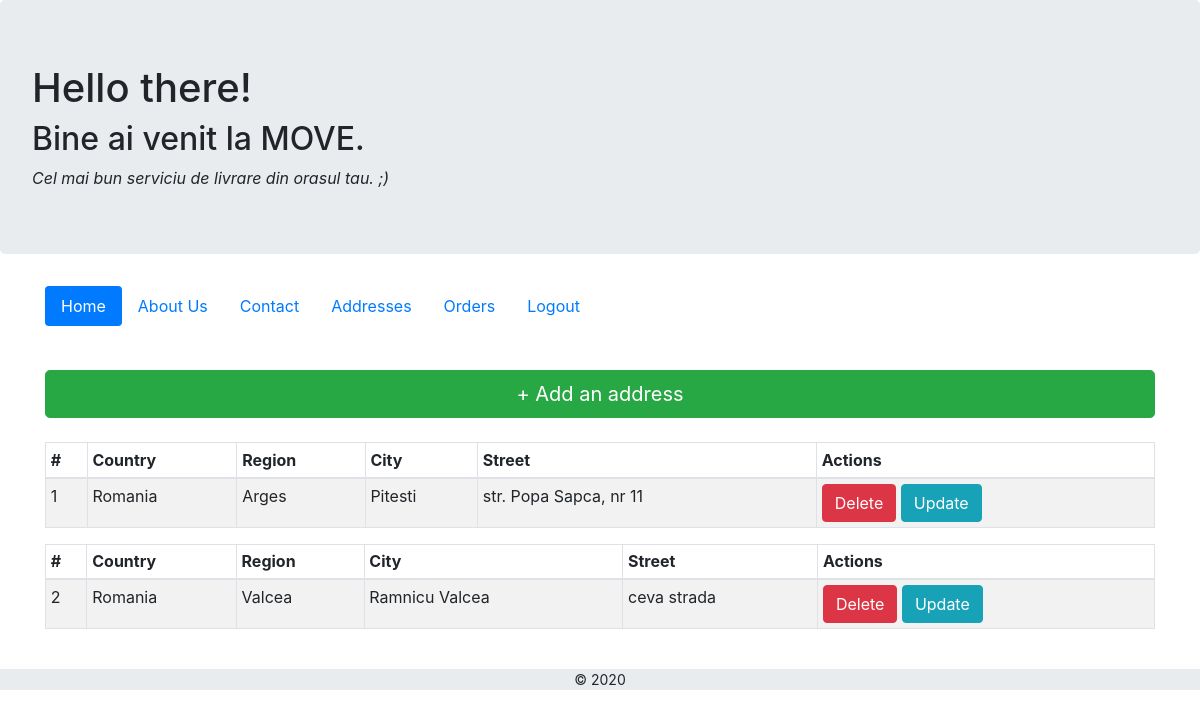
Before: /addresses.php (signed in) with the older database file.
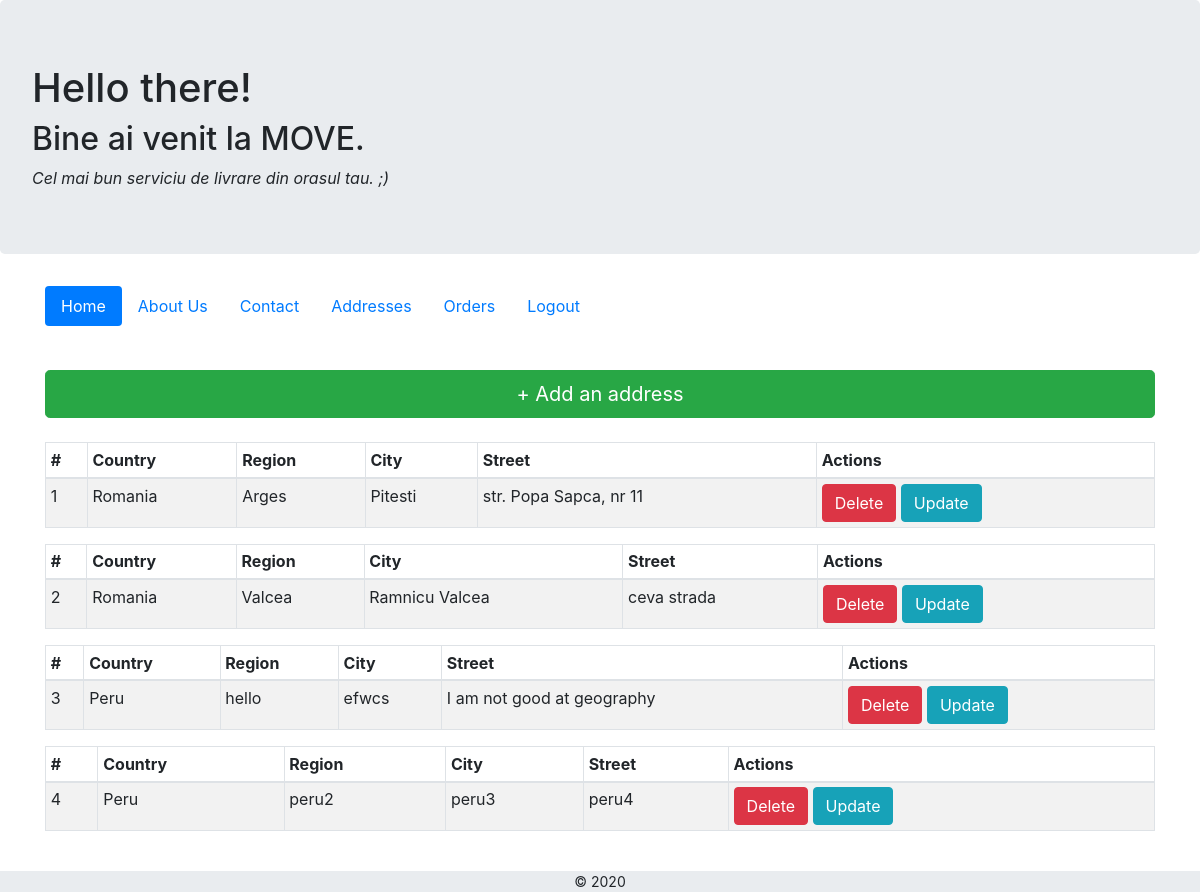
After: the same page with the newer database file.
### tables this page shows
CREATE TABLE `addresses` (
  `userId` int(11) NOT NULL,
  `addressId` int(11) NOT NULL,
  `country` varchar(100) NOT NULL,
  `region` varchar(100) NOT NULL,
  `city` varchar(100) NOT NULL,
  `street` varchar(200) NOT NULL
);

### includes/functions.php (called while the page is built, shortened)
<?php
function readAddresses($conn, $userid){
    $sql = "SELECT * FROM addresses WHERE userId = ?;";
    $stmt = mysqli_stmt_init($conn);
    if(!mysqli_stmt_prepare($stmt, $sql)){
        header("location: ../index.php?error=stmtfailed");
        exit();
    }
    mysqli_stmt_bind_param($stmt, "i", $userid);
    mysqli_stmt_execute($stmt);
    return $result = mysqli_stmt_get_result($stmt);
 }

### addresses.php (the view, shortened to what this page needs)
<!DOCTYPE html>
<html>
<head>
	<?php include("includes/head-tag-contents.php");?>
</head>
<body>
<?php include("includes/design-top.php");?>
<?php include("includes/navigation.php");?>
<div class="container" id="main-content">
<br>
<div class="d-flex justify-content-center">
    <a class="btn btn-success btn-lg btn-block" href="address-form.php" >+ Add an address</a>
</div>
<br>
<div class="warper">
<?php
    include("includes/functions.php");
    $i = 1;
    $result = readAddresses($conn, $_SESSION["userid"]);
    while($row = mysqli_fetch_assoc($result)){
        ?>
            <table class='table table-bordered table-striped table-sm'>
                <thead>
                    <tr>
                        <th>#</th>
                        <th>Country</th>
                        <th>Region</th>
                        <th>City</th>
                        <th>Street</th>
                        <th>Actions</th>
                    </tr>
                </thead>
                <tbody>
                    <tr>
                        <td><?php echo $i;?></td>
                        <td><?php echo $row["country"];?></td>
                        <td><?php echo $row["region"];?></td>
                        <td><?php echo $row["city"];?></td>
                        <td><?php echo $row["street"];?></td>
                        <td>
                        <?php
                            if(!isset($_POST["selectAddress"])){
                        ?>
                        <form method="POST" action="includes/addresses-inc.php">
                            <input type="submit" name="delAddress" value="Delete" class="btn btn-danger">
                            <input type="submit" name="updateAddress" value="Update" class="btn btn-info" formaction="address-form.php">
                        </form>
                            <?php } ?>
                        </td>
                    </tr>
                </tbody>
            </table>
    <?php
        $i++;
    }
?>
</div>
<br>
</div>
<?php include("includes/footer.php");?>
</body>
</html>

Changed rows visible on the page:
added addresses: country "Peru", region "hello", city "efwcs", street "I am not good at geography"
added addresses: country "Peru", region "peru2", city "peru3", street "peru4"
